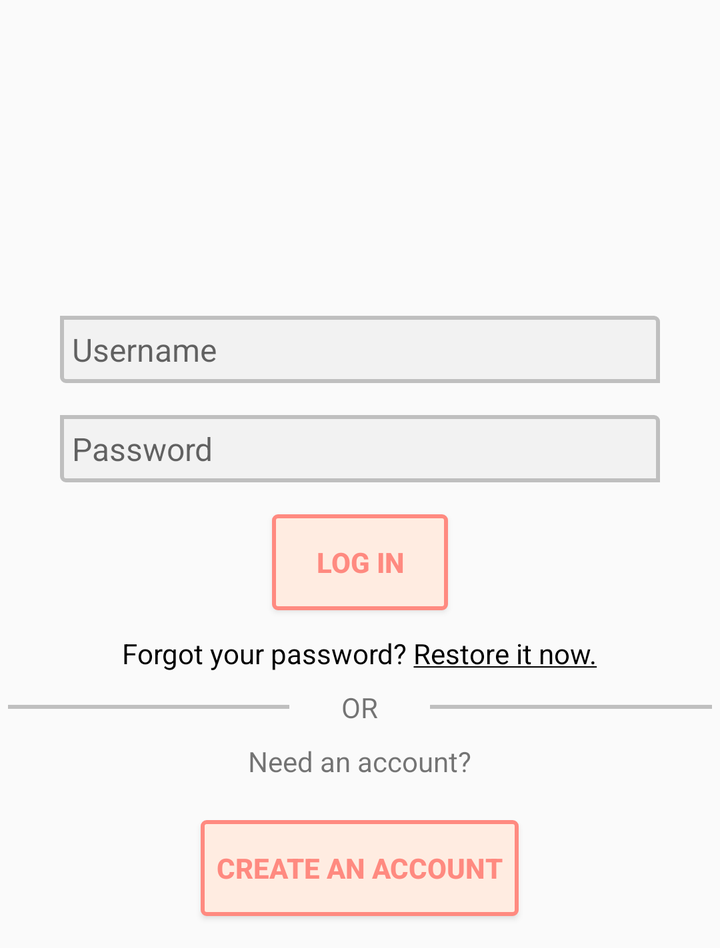
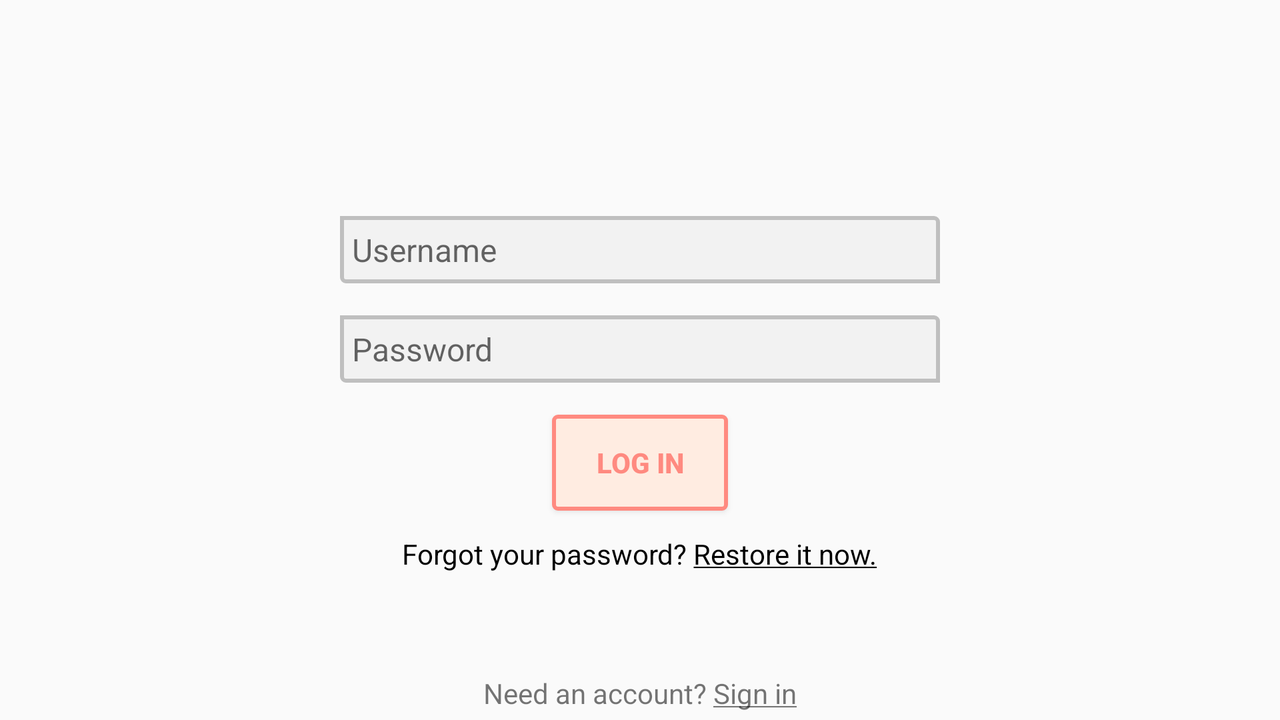

One screen, two layout resources from the same app: the default and the repository's alternative for another configuration. Each is rendered where Android would select it; the XML of both is given below.
<!-- AndroidManifest.xml: application theme AppTheme -->
<!-- res/layout/layout_login.xml -->
<?xml version="1.0" encoding="utf-8"?>
<RelativeLayout xmlns:android="http://schemas.android.com/apk/res/android"
    android:layout_width="wrap_content"
    android:layout_height="wrap_content"
    android:layout_centerInParent="true">


    <ImageView
        android:id="@+id/imageView_login_forever33Logo"
        android:layout_width="150dp"
        android:layout_height="150dp"
        android:layout_centerHorizontal="true"
        android:contentDescription="@string/text_content_description_app_logo"/>

    <EditText
        android:id="@+id/editText_login_userEntry"
        android:layout_width="300dp"
        android:layout_height="wrap_content"
        android:layout_below="@id/imageView_login_forever33Logo"
        android:layout_centerHorizontal="true"
        android:layout_margin="8dp"
        android:background="@drawable/shape_edit_text"
        android:hint="@string/text_username"
        android:inputType="text"
        android:padding="6dp"
        android:textColor="@android:color/black"
        android:textSize="16sp" />

    <EditText
        android:id="@+id/editText_login_passwordEntry"
        android:layout_width="300dp"
        android:layout_height="wrap_content"
        android:layout_below="@id/editText_login_userEntry"
        android:layout_centerHorizontal="true"
        android:layout_margin="8dp"
        android:background="@drawable/shape_edit_text"
        android:hint="@string/text_password"
        android:inputType="textPassword"
        android:padding="6dp"
        android:textColor="@android:color/black"
        android:textSize="16sp" />

    <Button
        android:id="@+id/button_login_logIn"
        android:layout_width="wrap_content"
        android:layout_height="wrap_content"
        android:layout_below="@id/editText_login_passwordEntry"
        android:layout_centerHorizontal="true"
        android:layout_margin="8dp"
        android:background="@drawable/shape_button"
        android:text="@string/text_log_in"
        android:textColor="@color/colorAccent"
        android:textStyle="bold" />

    <TextView
        android:id="@+id/textView_login_forgotPassword"
        android:layout_width="wrap_content"
        android:layout_height="wrap_content"
        android:layout_below="@id/button_login_logIn"
        android:layout_centerHorizontal="true"
        android:layout_margin="4dp"
        android:text="@string/text_forgot_your_password"
        android:textColor="@android:color/black" />

    <LinearLayout
        android:id="@+id/linearLayout_login_division"
        android:layout_width="match_parent"
        android:layout_height="wrap_content"
        android:layout_below="@id/textView_login_forgotPassword"
        android:layout_centerHorizontal="true"
        android:layout_margin="4dp"
        android:gravity="center">

        <View
            android:layout_width="0dp"
            android:layout_height="2dp"
            android:layout_weight="4"
            android:background="@color/colorGray" />

        <TextView
            android:layout_width="0dp"
            android:layout_height="wrap_content"
            android:layout_weight="2"
            android:gravity="center"
            android:text="@string/text_or" />

        <View
            android:layout_width="0dp"
            android:layout_height="2dp"
            android:layout_weight="4"
            android:background="@color/colorGray" />

    </LinearLayout>

    <TextView
        android:id="@+id/textView_login_needAccount"
        android:layout_width="wrap_content"
        android:layout_height="wrap_content"
        android:layout_below="@id/linearLayout_login_division"
        android:layout_centerHorizontal="true"
        android:layout_margin="4dp"
        android:text="@string/text_need_an_account" />

    <Button
        android:id="@+id/button_login_createAccount"
        android:layout_width="wrap_content"
        android:layout_height="wrap_content"
        android:layout_below="@id/textView_login_needAccount"
        android:layout_centerHorizontal="true"
        android:layout_margin="16dp"
        android:background="@drawable/shape_button"
        android:padding="8dp"
        android:text="@string/text_create_an_account"
        android:textColor="@color/colorAccent"
        android:textStyle="bold" />

</RelativeLayout>
<!-- resources referenced by this layout -->
<resources>
  <color name="colorAccent">#ff8a80</color>
  <color name="colorGray">#bfbfbf</color>
  <!-- drawable shape_button (drawable) -->
  <?xml version="1.0" encoding="utf-8"?>
  <shape xmlns:android="http://schemas.android.com/apk/res/android"
      android:shape="rectangle">
  
      <solid android:color="@color/colorAccentLight"/>
  
      <stroke android:color="@color/colorAccent"
          android:width="2dp"/>
  
      <corners android:topRightRadius="2dp"
          android:topLeftRadius="2dp"
          android:bottomRightRadius="2dp"
          android:bottomLeftRadius="2dp"/>
  </shape>
  <!-- drawable shape_edit_text (drawable) -->
  <?xml version="1.0" encoding="utf-8"?>
  <shape xmlns:android="http://schemas.android.com/apk/res/android">
  
      <solid android:color="@color/colorLightGray"/>
  
      <stroke android:color="@color/colorGray"
          android:width="2dp"/>
  
      <corners android:topLeftRadius="0dp"
          android:topRightRadius="2dp"
          android:bottomLeftRadius="2dp"
          android:bottomRightRadius="0dp"/>
  
  </shape>
  <string name="text_content_description_app_logo">App logo</string>
  <string name="text_create_an_account">CREATE AN ACCOUNT</string>
  <string name="text_forgot_your_password">Forgot your password? <u>Restore it now.</u> </string>
  <string name="text_log_in">LOG IN</string>
  <string name="text_need_an_account">Need an account?</string>
  <string name="text_or">OR</string>
  <string name="text_password">Password</string>
  <string name="text_username">Username</string>
  <style name="AppTheme" parent="Theme.AppCompat.Light.DarkActionBar">
          
          <item name="colorPrimary">@color/colorPrimary</item>
          <item name="colorPrimaryDark">@color/colorPrimaryDark</item>
          <item name="colorAccent">@color/colorAccent</item>
      </style>
  <color name="colorAccentLight">#ffece1</color>
  <color name="colorLightGray">#f2f2f2</color>
  <color name="colorPrimary">#2d2d2d</color>
  <color name="colorPrimaryDark">#202020</color>
</resources>
<!-- res/layout-land/layout_login.xml (the repository's variant of the layout above) -->
<!-- drawn on the phone turned sideways -->
<?xml version="1.0" encoding="utf-8"?>
<RelativeLayout xmlns:android="http://schemas.android.com/apk/res/android"
    android:layout_width="match_parent"
    android:layout_height="match_parent"
    android:layout_centerInParent="true">


    <ImageView
        android:id="@+id/imageView_login_forever33Logo"
        android:layout_width="100dp"
        android:layout_height="100dp"
        android:layout_centerHorizontal="true"
        android:contentDescription="@string/text_content_description_app_logo"/>

    <EditText
        android:id="@+id/editText_login_userEntry"
        android:layout_width="300dp"
        android:layout_height="wrap_content"
        android:layout_below="@id/imageView_login_forever33Logo"
        android:layout_centerHorizontal="true"
        android:layout_margin="8dp"
        android:background="@drawable/shape_edit_text"
        android:hint="@string/text_username"
        android:inputType="text"
        android:padding="6dp"
        android:textColor="@android:color/black"
        android:textSize="16sp" />

    <EditText
        android:id="@+id/editText_login_passwordEntry"
        android:layout_width="300dp"
        android:layout_height="wrap_content"
        android:layout_below="@id/editText_login_userEntry"
        android:layout_centerHorizontal="true"
        android:layout_margin="8dp"
        android:background="@drawable/shape_edit_text"
        android:hint="@string/text_password"
        android:inputType="textPassword"
        android:padding="6dp"
        android:textColor="@android:color/black"
        android:textSize="16sp" />

    <Button
        android:id="@+id/button_login_logIn"
        android:layout_width="wrap_content"
        android:layout_height="wrap_content"
        android:layout_below="@id/editText_login_passwordEntry"
        android:layout_centerHorizontal="true"
        android:layout_margin="8dp"
        android:background="@drawable/shape_button"
        android:text="@string/text_log_in"
        android:textColor="@color/colorAccent"
        android:textStyle="bold" />

    <TextView
        android:id="@+id/textView_login_forgotPassword"
        android:layout_width="wrap_content"
        android:layout_height="wrap_content"
        android:layout_below="@id/button_login_logIn"
        android:layout_centerHorizontal="true"
        android:layout_margin="4dp"
        android:text="@string/text_forgot_your_password"
        android:textColor="@android:color/black" />


    <TextView
        android:id="@+id/textView_login_needAccount"
        android:layout_width="wrap_content"
        android:layout_height="wrap_content"
        android:layout_centerHorizontal="true"
        android:layout_margin="4dp"
        android:text="@string/text_need_an_account_sign_in"
        android:layout_alignParentBottom="true"/>

</RelativeLayout>
<!-- resources referenced by the variant -->
<!-- as the phone turned sideways resolves them -->
<resources>
  <color name="colorAccent">#ff8a80</color>
  <!-- drawable shape_button (drawable) -->
  <?xml version="1.0" encoding="utf-8"?>
  <shape xmlns:android="http://schemas.android.com/apk/res/android"
      android:shape="rectangle">
  
      <solid android:color="@color/colorAccentLight"/>
  
      <stroke android:color="@color/colorAccent"
          android:width="2dp"/>
  
      <corners android:topRightRadius="2dp"
          android:topLeftRadius="2dp"
          android:bottomRightRadius="2dp"
          android:bottomLeftRadius="2dp"/>
  </shape>
  <!-- drawable shape_edit_text (drawable) -->
  <?xml version="1.0" encoding="utf-8"?>
  <shape xmlns:android="http://schemas.android.com/apk/res/android">
  
      <solid android:color="@color/colorLightGray"/>
  
      <stroke android:color="@color/colorGray"
          android:width="2dp"/>
  
      <corners android:topLeftRadius="0dp"
          android:topRightRadius="2dp"
          android:bottomLeftRadius="2dp"
          android:bottomRightRadius="0dp"/>
  
  </shape>
  <string name="text_content_description_app_logo">App logo</string>
  <string name="text_forgot_your_password">Forgot your password? <u>Restore it now.</u> </string>
  <string name="text_log_in">LOG IN</string>
  <string name="text_need_an_account_sign_in">Need an account? <u>Sign in</u></string>
  <string name="text_password">Password</string>
  <string name="text_username">Username</string>
  <style name="AppTheme" parent="Theme.AppCompat.Light.DarkActionBar">
          
          <item name="colorPrimary">@color/colorPrimary</item>
          <item name="colorPrimaryDark">@color/colorPrimaryDark</item>
          <item name="colorAccent">@color/colorAccent</item>
      </style>
  <color name="colorAccentLight">#ffece1</color>
  <color name="colorLightGray">#f2f2f2</color>
  <color name="colorGray">#bfbfbf</color>
  <color name="colorPrimary">#2d2d2d</color>
  <color name="colorPrimaryDark">#202020</color>
</resources>
